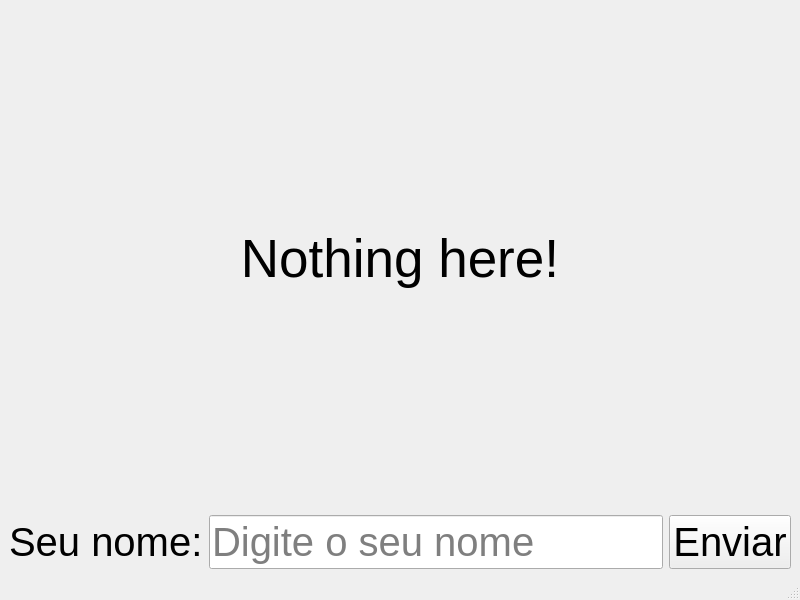
<?xml version="1.0" encoding="UTF-8"?>
<ui version="4.0">
 <class>MainWindow</class>
 <widget class="QMainWindow" name="MainWindow">
  <property name="geometry">
   <rect>
    <x>0</x>
    <y>0</y>
    <width>800</width>
    <height>600</height>
   </rect>
  </property>
  <property name="windowTitle">
   <string>MainWindow</string>
  </property>
  <widget class="QWidget" name="centralwidget">
   <layout class="QHBoxLayout" name="horizontalLayout">
    <item>
     <layout class="QGridLayout" name="gridLayout">
      <item row="0" column="0">
       <widget class="QLabel" name="labelResult">
        <property name="font">
         <font>
          <pointsize>40</pointsize>
         </font>
        </property>
        <property name="text">
         <string>Nothing here!</string>
        </property>
        <property name="alignment">
         <set>Qt::AlignCenter</set>
        </property>
       </widget>
      </item>
      <item row="1" column="0">
       <layout class="QGridLayout" name="gridLayout_2">
        <item row="0" column="0">
         <widget class="QLabel" name="labelName">
          <property name="font">
           <font>
            <pointsize>30</pointsize>
           </font>
          </property>
          <property name="text">
           <string>Seu nome:</string>
          </property>
         </widget>
        </item>
        <item row="0" column="1">
         <widget class="QLineEdit" name="lineName">
          <property name="font">
           <font>
            <pointsize>30</pointsize>
           </font>
          </property>
          <property name="placeholderText">
           <string>Digite o seu nome</string>
          </property>
         </widget>
        </item>
        <item row="0" column="2">
         <widget class="QPushButton" name="buttonSend">
          <property name="font">
           <font>
            <pointsize>30</pointsize>
           </font>
          </property>
          <property name="text">
           <string>Enviar</string>
          </property>
         </widget>
        </item>
       </layout>
      </item>
     </layout>
    </item>
   </layout>
  </widget>
  <widget class="QMenuBar" name="menubar">
   <property name="geometry">
    <rect>
     <x>0</x>
     <y>0</y>
     <width>800</width>
     <height>22</height>
    </rect>
   </property>
  </widget>
  <widget class="QStatusBar" name="statusbar"/>
 </widget>
 <resources/>
 <connections/>
</ui>
